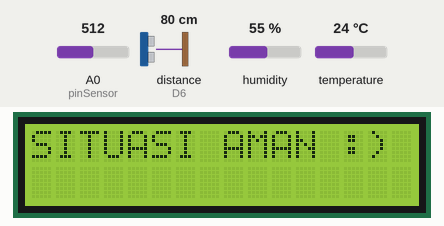
This sketch was run on a simulated ESP8266 (NodeMCU). Shown: 16×2 character LCD. The test bench sets the inputs (shaded band); at power-on: distance to the obstacle (sensor on D6) 80 cm, A0 (pinSensor) = 512, humidity 55 %, temperature 24 °C. The echo pulse lasts 58.3 µs per cm; WiFi joins after 1.5 s; servers stay silent unless stated; uploads are accepted with an empty reply; what the sketch prints to the serial monitor is not drawn.

Above: at 3.3 s.
3.4 s: distance to the obstacle (sensor on D6) set to 27 cm
9.3 s: distance to the obstacle (sensor on D6) set to 23 cm
At 13.7 s:
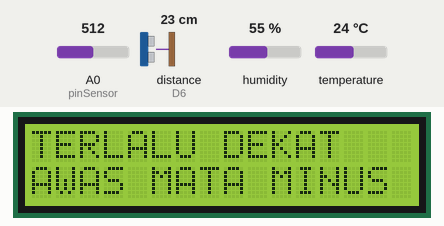
19.6 s: A0 (pinSensor) set to 826
25.5 s: A0 (pinSensor) set to 858
At 29.2 s:
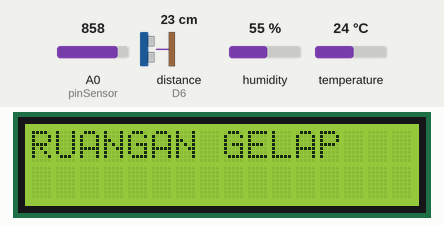
35.4 s: A0 (pinSensor) set to 716
At 39.7 s:
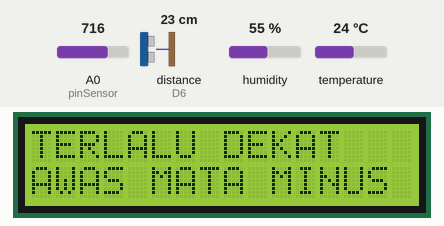
45.9 s: A0 (pinSensor) set to 992
At 50.3 s:
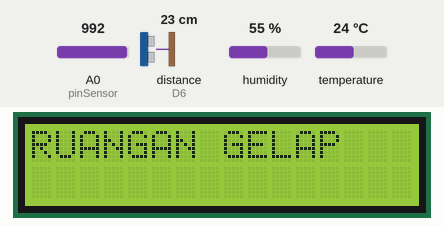
Timing chart, 0 to 51.8 s (numbered marks = the images above; inputs shaded):
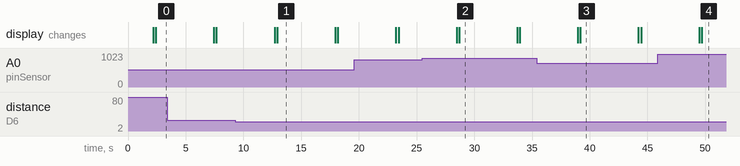

Measured:
- the behaviour switches between 26 and 25 cm on distance to the obstacle (sensor on D6) (found by bisection; images 0 and 1)
- the behaviour switches between 843 and 844 on A0 (pinSensor) (found by bisection; images 1 and 2)
- after the input at 9.3 s, the display: first differs from a run without the input after 3.6 s (image 1)
- after the input at 25.5 s, the display: first differs from a run without the input after 3.2 s (image 2)
- after the input at 35.4 s, the display: first differs from a run without the input after 3.8 s (image 3)
- after the input at 45.9 s, the display: first differs from a run without the input after 3.8 s (image 4)
- what the display in image 1 shows lasts 5.1 s, from 12.9 s to 18.0 s

The sketch:

TUBES.ino
```cpp
#include <ESP8266WiFi.h>
#include <ESP8266HTTPClient.h>
#include <NewPing.h>
#include "DHT.h"
#include <LiquidCrystal_I2C.h>

LiquidCrystal_I2C lcd(0x27, 16, 2);

// Konfigurasi WiFi
const char* ssid = "OPPO-A92";
const char* password = "xfx89rvg";

// Konfigurasi server
const char* serverName = "http://192.168.115.139:5000/data";

// Konfigurasi sensor DHT11
#define DHTPIN D5  // Pin DHT11
#define DHTTYPE DHT11 // Jenis DHT

// Konfigurasi sensor HC-SR04
#define TRIGGER_PIN D3  // Pin Trigger HC-SR04 pada NodeMCU
#define ECHO_PIN D6  // Pin Echo HC-SR04 pada NodeMCU
#define MAX_DISTANCE 250 // Maksimum pembacaan jarak (cm)

DHT dht(DHTPIN, DHTTYPE);
NewPing sonar(TRIGGER_PIN, ECHO_PIN, MAX_DISTANCE);

// Konfigurasi sensor cahaya
const int pinSensor = A0;
int data = 0;

WiFiClient client;

void setup() {
  Serial.begin(115200);
  delay(100);

  // Menghubungkan ke WiFi
  Serial.print("Connecting to ");
  Serial.println(ssid);
  WiFi.begin(ssid, password);

  while (WiFi.status() != WL_CONNECTED) {
    delay(1000);
    Serial.print(".");
  }

  Serial.println("");
  Serial.println("WiFi connected.");
  Serial.println("IP address: ");
  Serial.println(WiFi.localIP());

  lcd.init(); // Inisialisasi LCD I2C
  lcd.backlight();

  // Inisialisasi sensor
  dht.begin();
  pinMode(pinSensor, INPUT);
}

void lcd_set(float temperature, int distance, float light) {
  lcd.clear(); // Clear the display
  bool panas = temperature >= 36;
  bool terlalu_dekat = distance <= 25;
  bool gelap = light <= 16;

  if (gelap) {
    lcd.setCursor(0, 0);
    lcd.print("RUANGAN GELAP");
  } else if (terlalu_dekat) {
    lcd.setCursor(0, 0);
    lcd.print("TERLALU DEKAT");
    lcd.setCursor(0, 1);
    lcd.print("AWAS MATA MINUS");
  } else if (panas) {
     lcd.setCursor(0, 0);
    lcd.print("RUANGAN PANAS!!!");
  } else {
    lcd.setCursor(0, 0);
    lcd.print("SITUASI AMAN :)");
  }
}

void loop() {
  float humidity = dht.readHumidity();
  float temperature = dht.readTemperature();
  int jarak = sonar.ping_cm();
  data = analogRead(pinSensor);
  float light = map(data, 1023, 0, 0, 100);

  lcd.clear();

  if (WiFi.status() == WL_CONNECTED) {
    HTTPClient http;

    // Mengambil data dari sensor


    // Menampilkan data sensor pada Serial Monitor
    Serial.print("Temperature: ");
    Serial.print(temperature);
    Serial.print(" °C, Humidity: ");
    Serial.print(humidity);
    Serial.print(" %, Distance: ");
    Serial.print(jarak);
    Serial.print(" cm, Light: ");
    Serial.print(light);
    Serial.println(" %");

    // Membuat URL untuk mengirim data
    String postData = "temperature=" + String(temperature) +
                      "&humidity=" + String(humidity) +
                      "&distance=" + String(jarak) +
                      "&light=" + String(light);

    // Memulai koneksi HTTP
    http.begin(client, serverName);
    http.addHeader("Content-Type", "application/x-www-form-urlencoded");

    // Mengirim data ke server
    int httpResponseCode = http.POST(postData);

    if (httpResponseCode > 0) {
      String response = http.getString();
      Serial.println(httpResponseCode);
      Serial.println(response);
    } else {
      Serial.print("Error on sending POST: ");
      Serial.println(httpResponseCode);
    }

    // Menutup koneksi
    http.end();
  } else {
    Serial.println("WiFi Disconnected");
  }

  // Update the LCD display
  lcd_set(temperature, jarak, light);

  // Tunggu 5 detik sebelum mengirim data lagi
  delay(5000);
}
```
